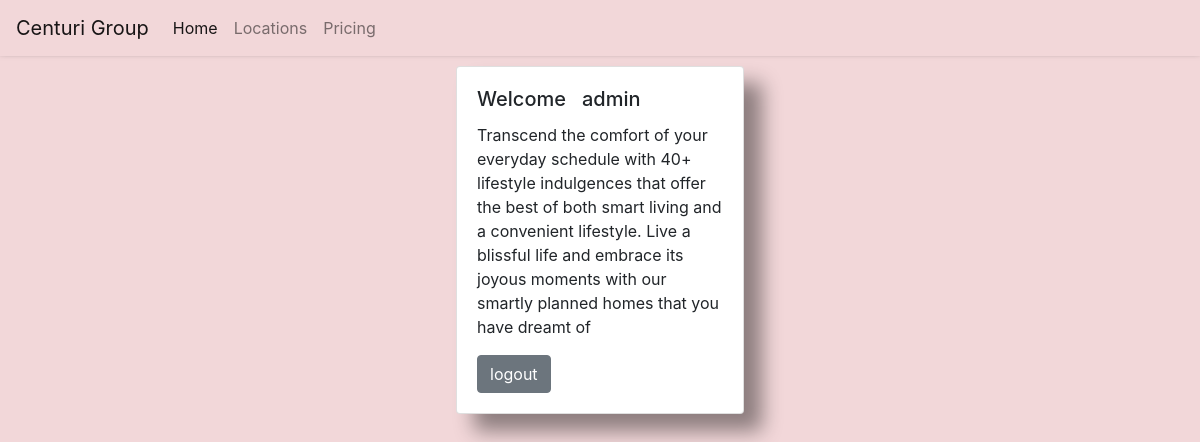
Page /home (signed in) on the earlier database version.
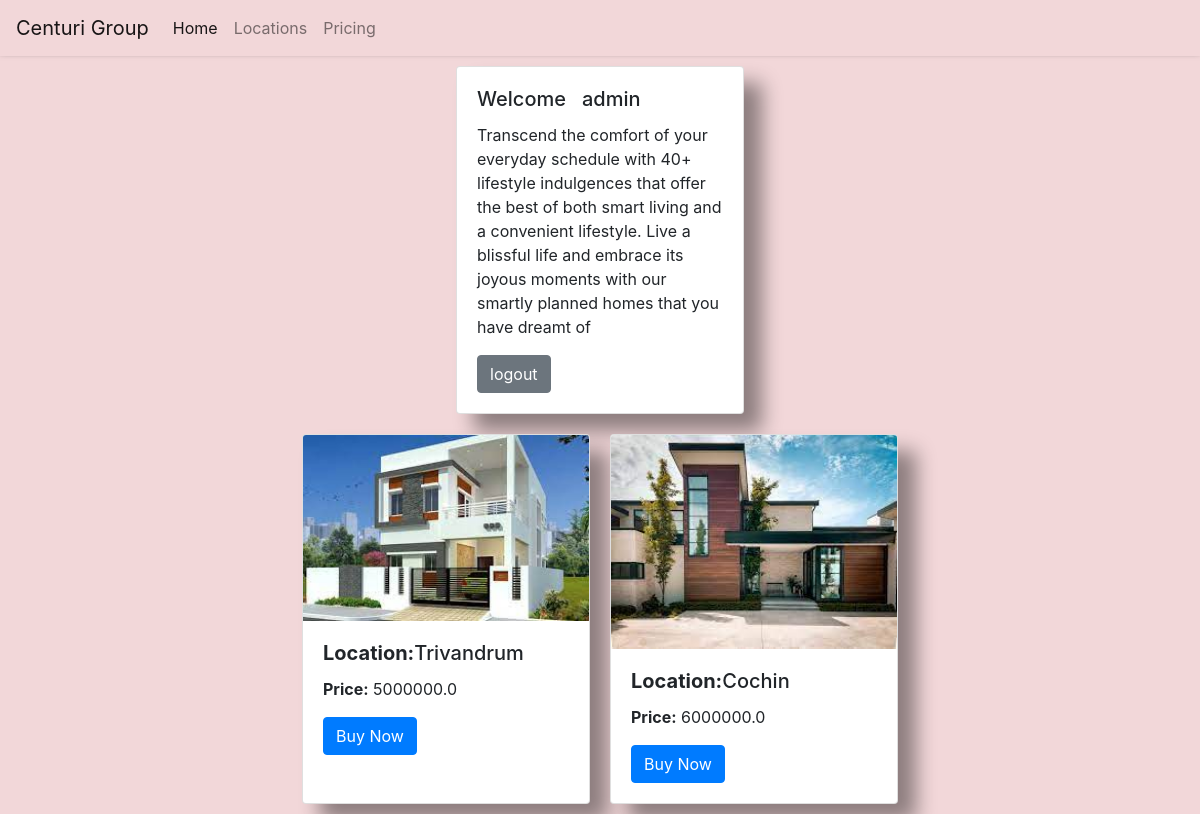
Same page on the later database version.
### welcomeapp/models.py (models this page shows)
class Homes(models.Model):
    place = models.CharField(max_length=200)
    price = models.FloatField()
    image = models.CharField(max_length=300)

### welcomeapp/views.py (the view)
# urls.py: 2. Add a URL to urlpatterns:  path('', views.home, name='home')
@cache_control(no_cache=True, must_revalidate=True, no_store=True)
def home(request):
    if 'username' in request.session:
        home = Homes.objects.all()
        return render(request, 'homesell.html', {'usern': request.session['username'],'hdetails':home})
    else:
        return redirect(index)

### welcomeapp/templates/homesell.html
{% extends "home.html" %}
{% block content %}
{% for h in hdetails %}
<div class="card" style="width: 18rem;">
  {% load static %}
  <img src="{% static 'images/' %}{{h.image}}.jpeg" class="card-img-top"
    alt="...">
  <div class="card-body">
    <h5 class="card-title"><b>Location:</b>{{h.place}}</h5>
    <p class="card-text"><b>Price:</b> {{h.price}}</p>
    <a href="#" class="btn btn-primary">Buy Now</a>
  </div>
</div>
{% endfor %}
{% endblock %}

### welcomeapp/templates/home.html (shortened to what this page needs)
<!doctype html>
<html lang="en">
    <head>
        <link rel="stylesheet" href="https://cdn.jsdelivr.net/npm/bootstrap@4.0.0/dist/css/bootstrap.min.css">
    </head>
    <body>
        <div class="container-fluid box1">
            <nav class="navbar navbar-expand-lg navbar-light">
                <a class="navbar-brand" href="#">Centuri Group</a>
                <div class="collapse navbar-collapse" id="navbarNavAltMarkup">
                    <div class="navbar-nav">
                        <a class="nav-item nav-link active" href="#">Home
                        </a>
                        <a class="nav-item nav-link" href="#">Locations</a>
                        <a class="nav-item nav-link" href="#">Pricing</a>
                    </div>
                </div>
            </nav>
            <div class="row">
                <div class="card" style="width: 18rem;">
                    <div class="card-body">
                        <h5 class="card-title">Welcome  &nbsp;
                            {{ usern }}
                        </h5>
                        <p class="card-text">
                            Transcend the comfort of your everyday schedule with 40+ lifestyle
                                                indulgences that offer the best of both smart living and a convenient
                                                lifestyle. Live a blissful life and embrace its joyous moments with our
                                                smartly planned homes that you have dreamt of
                        </p>
                        <form action="/" method="POST">
                            <a href="logout">
                                <button type="button" class="btn btn-secondary" value="asd">logout</button>
                            </a>
                        </form>
                    </div>
                </div>
            </div>
            <div class="row"> {% block content %}{% endblock %}
                </div>
            </div>
        </body>
    </html>
<script src="https://cdn.jsdelivr.net/npm/bootstrap@4.0.0/dist/js/bootstrap.min.js"></script></body></html>

### welcomeapp/templates/home.html (style rules this page uses)
body { padding: 0; margin: 0; background: #F2D7D9; }
.row { justify-content: center; }
.card { box-shadow: 18px 17px 20px 0 #0000006b; margin: 10px; }
.container-fluid { padding-right: 0; padding-left: 0; }
.navbar { box-shadow: 0 -5px 7px 0 black; }

Differences in the rows shown:
added Homes: image (picture), place "Trivandrum", price "5000000.0"
added Homes: image (picture), place "Cochin", price "6000000.0"
